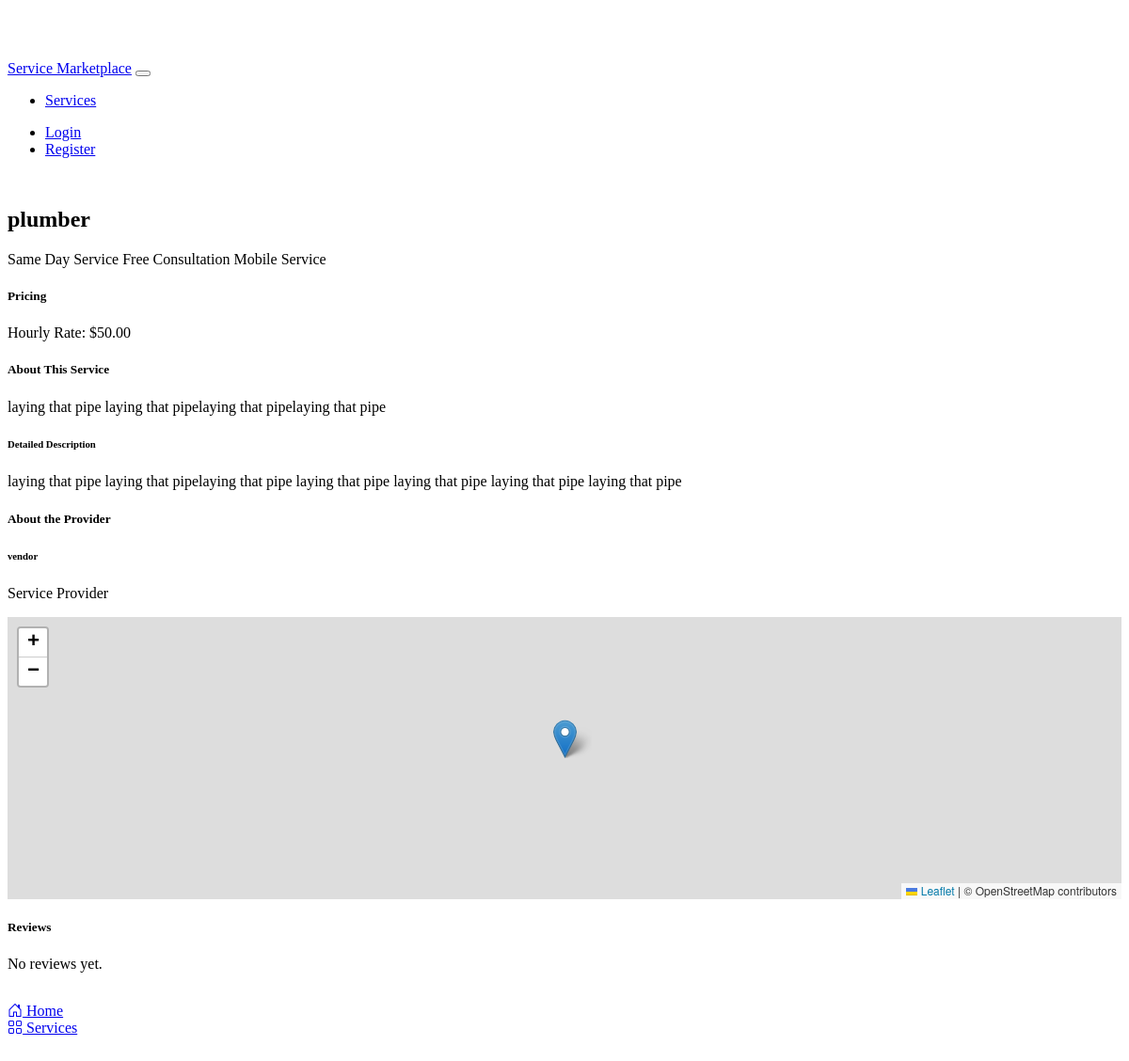
/service/1, run on the app's committed database.
### models.py (models this page shows, shortened)
class Service(db.Model):
    id = db.Column(db.Integer, primary_key=True)
    title = db.Column(db.String(100), nullable=False)
    description = db.Column(db.Text, nullable=False)
    detailed_description = db.Column(db.Text)
    rate = db.Column(db.Float, nullable=False)
    project_rate = db.Column(db.Float)
    provider_id = db.Column(db.Integer, db.ForeignKey('user.id'), nullable=False)
    category_id = db.Column(db.Integer, db.ForeignKey('service_category.id'), nullable=False)
    created_at = db.Column(db.DateTime, default=datetime.utcnow)
    portfolio_images = db.Column(db.JSON)
    availability = db.Column(db.JSON)
    tags = db.relationship('ServiceTag', secondary=service_tags, lazy='subquery',
        backref=db.backref('services', lazy=True))
    requests = db.relationship('ServiceRequest', backref='service', lazy=True)

class ServiceTag(db.Model):
    id = db.Column(db.Integer, primary_key=True)
    name = db.Column(db.String(50), unique=True, nullable=False)

class User(UserMixin, db.Model):
    id = db.Column(db.Integer, primary_key=True)
    username = db.Column(db.String(64), unique=True, nullable=False)
    email = db.Column(db.String(120), unique=True, nullable=False)
    password_hash = db.Column(db.String(256))
    is_provider = db.Column(db.Boolean, default=False)
    is_admin = db.Column(db.Boolean, default=False)  # New admin role
    latitude = db.Column(db.Float)
    longitude = db.Column(db.Float)
    profile_image = db.Column(db.String(255))  # Store image path
    services = db.relationship('Service', backref='provider', lazy=True)

### routes.py (the view)
@app.route('/service/<int:id>')
def service_detail(id):
    service = Service.query.get_or_404(id)
    return render_template('service_detail.html', service=service)

### templates/service_detail.html (shortened to what this page needs)
{% extends "base.html" %}
{% block content %}
<div class="container">
    <div class="row">
        <div class="col-md-8">
            <h2>{{ service.title }}</h2>
            <div class="mb-3">
                {% for tag in service.tags %}
                <span class="badge bg-secondary me-1">{{ tag.name }}</span>
                {% endfor %}
            </div>
            <div class="card mb-4">
                <div class="card-body">
                    <h5 class="card-title">Pricing</h5>
                    <p class="mb-2">Hourly Rate: ${{ "%.2f"|format(service.rate) }}</p>
                </div>
            </div>
            <div class="card mb-4">
                <div class="card-body">
                    <h5 class="card-title">About This Service</h5>
                    <p class="card-text">{{ service.description }}</p>
                    {% if service.detailed_description %}
                    <h6 class="mt-3">Detailed Description</h6>
                    <p class="card-text">{{ service.detailed_description }}</p>
                    {% endif %}
                </div>
            </div>
            <div class="card mb-4">
                <div class="card-body">
                    <h5 class="card-title">About the Provider</h5>
                    <div class="d-flex align-items-center mb-3">
                        <div>
                            <h6 class="mb-0">{{ service.provider.username }}</h6>
                            <p class="text-muted mb-0">Service Provider</p>
                        </div>
                    </div>
                </div>
            </div>
        </div>
        <div class="col-md-4">
            <div id="provider-map" style="height: 300px;" class="mb-4"></div>
            <div class="card">
                <div class="card-body">
                    <h5 class="card-title">Reviews</h5>
                    {% if service.ratings %}
                        {% for rating in service.ratings %}
                        <div class="mb-3">
                            <div class="d-flex justify-content-between align-items-center">
                                <div>
                                    <h6 class="mb-0">{{ rating.client.username }}</h6>
                                    <div class="text-warning">
                                        {% for i in range(rating.rating) %}
                                        <i class="bi bi-star-fill"></i>
                                        {% endfor %}
                                        {% for i in range(5 - rating.rating) %}
                                        <i class="bi bi-star"></i>
                                        {% endfor %}
                                    </div>
                                </div>
                                <small class="text-muted">
                                    {{ rating.created_at.strftime('%Y-%m-%d') }}
                                </small>
                            </div>
                            <p class="mt-2 mb-0">{{ rating.comment }}</p>
                            {% if not loop.last %}
                            <hr>
                            {% endif %}
                        </div>
                        {% endfor %}
                    {% else %}
                        <p class="text-muted">No reviews yet.</p>
                    {% endif %}
                </div>
            </div>
        </div>
    </div>
</div>
{% endblock %}

### static/css/custom.css (style rules this page uses)
:root { --navbar-height: 56px; --bottom-nav-height: 65px; }
body { padding-top: var(--navbar-height); padding-bottom: var(--bottom-nav-height); }
.card { transition: transform 0.2s ease, box-shadow 0.2s ease; border: 1px solid var(--bs-border-color); margin-bottom: 1rem; }
#map, #provider-map { border-radius: var(--bs-border-radius); border: 1px solid var(--bs-border-color); transition: all 0.3s ease; }

### data on the page
Service: title "plumber", rate "50.00", description "laying that pipe laying that pipelaying that pipelaying that pipe", detailed_description "laying that pipe laying that pipelaying that pipe laying that pipe laying that pipe laying that pipe laying that pipe"
ServiceTag: name "Same Day Service"
ServiceTag: name "Free Consultation"
ServiceTag: name "Mobile Service"
User: provider.username "vendor"
